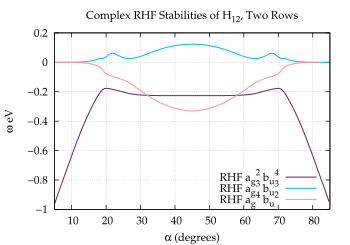

The gnuplot source for this figure:
set term postscript enhanced eps color "Palatino" 16
set size 0.7, 0.7
set encoding iso

# Set line styles
set style line  1 lt 1 lw 3 lc rgb "#0070FF" pt 6    # blue
set style line  2 lt 1 lw 3 lc rgb "#E52B50" pt 6    # red
set style line  3 lt 1 lw 3 lc rgb "#009A63" pt 6    # green
set style line  4 lt 1 lw 3 lc rgb "#702963" pt 6    # purple
set style line  5 lt 1 lw 3 lc rgb "#F28500" pt 6    # orange
set style line  6 lt 1 lw 3 lc rgb "#00BFFF" pt 6    # deep sky blue
set style line  7 lt 1 lw 3 lc rgb "#FF91A4" pt 6    # pink
set style line  8 lt 1 lw 3 lc rgb "#50C878" pt 6    # light green
set style line  9 lt 1 lw 3 lc rgb "#C9A0DC" pt 6    # lavender
set style line 10 lt 1 lw 3 lc rgb "#000000" pt 6    # black
set style line 11 lt 2 lw 3 lc rgb "#0070FF" pt 6    # blue
set style line 12 lt 2 lw 3 lc rgb "#E52B50" pt 6    # red
set style line 13 lt 2 lw 3 lc rgb "#009A63" pt 6    # green
set style line 14 lt 2 lw 3 lc rgb "#702963" pt 6    # purple
set style line 15 lt 2 lw 3 lc rgb "#F28500" pt 6    # orange
set style line 16 lt 2 lw 3 lc rgb "#00BFFF" pt 6    # deep sky blue
set style line 17 lt 2 lw 3 lc rgb "#FF91A4" pt 6    # pink
set style line 18 lt 2 lw 3 lc rgb "#50C878" pt 6    # light green
set style line 19 lt 2 lw 3 lc rgb "#C9A0DC" pt 6    # lavender
set style line 20 lt 2 lw 3 lc rgb "#000000" pt 6    # black
set style line 100 lt 1 lw 1 lc rgb "#FFFFFF"

set title "Complex RHF Stabilities of H_{12}, Two Rows"
set xlabel "{/Symbol a} (degrees)"
set ylabel "{/Symbol w} eV"
set xtics 0, 10.0 
set grid xtics x2tics ytics
set key bottom right

set output "CRHF.eps"
set xrange [5:85]
set yrange [*:*]
plot "ag2bu4/h12hess" u 1:4 w l ls 4 ti "RHF a_g^2 b_u^4",  \
     "ag3bu3/h12hess" u 1:4 w l ls 6 ti "RHF a_g^3 b_u^3",  \
     "ag4bu2/h12hess" u 1:4 w l ls 7 ti "RHF a_g^4 b_u^2"
